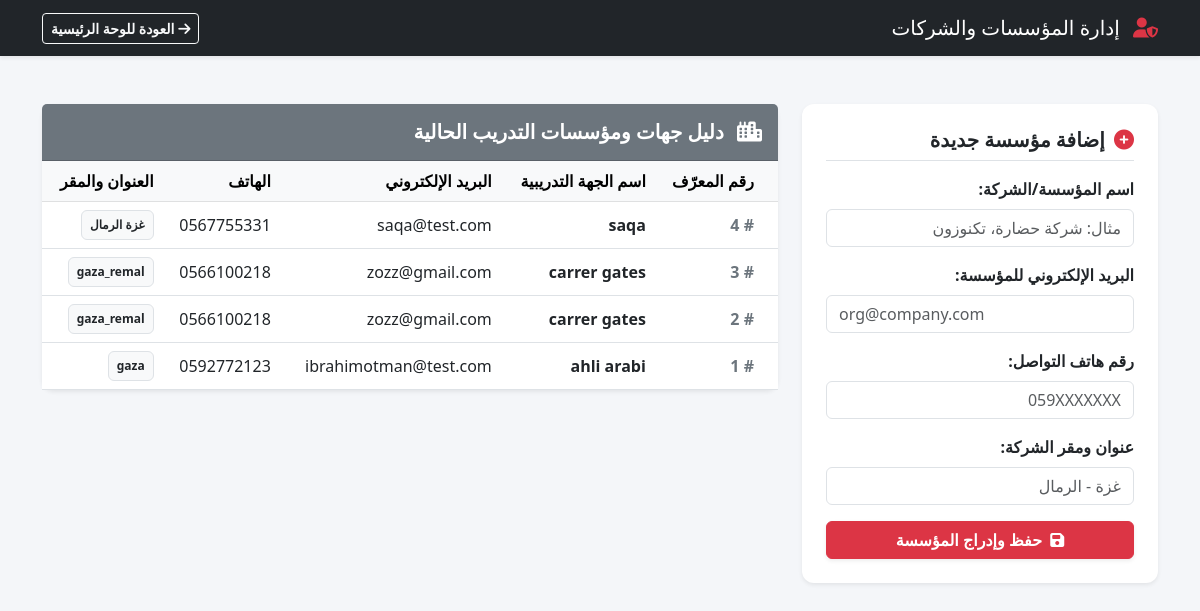
The app's page /fieldTrainingSystem/registrar/manage_organizations.php (signed in) with its own data.
### tables this page shows
CREATE TABLE `organizations` (
  `id` int(11) NOT NULL,
  `organization_name` varchar(255) NOT NULL,
  `department` varchar(255) DEFAULT NULL,
  `supervisor_name` varchar(255) DEFAULT NULL,
  `phone` varchar(20) DEFAULT NULL,
  `email` varchar(150) DEFAULT NULL,
  `address` text DEFAULT NULL
);

### fieldTrainingSystem/registrar/manage_organizations.php (the view, shortened to what this page needs)
<?php
include "../config/db.php";
$orgs_q = $conn->query("SELECT * FROM organizations ORDER BY id DESC");
?>
<!DOCTYPE html>
<html lang="ar" dir="rtl">
<head>
    <link href="https://cdn.jsdelivr.net/npm/bootstrap@5.3.0/dist/css/bootstrap.rtl.min.css" rel="stylesheet">
    <link rel="stylesheet" href="https://cdnjs.cloudflare.com/ajax/libs/font-awesome/6.4.0/css/all.min.css">
</head>
<body>
    <nav class="navbar navbar-expand-lg navbar-dark bg-dark shadow-sm">
        <div class="container">
            <a class="navbar-brand" href="dashboard.php"><i class="fas fa-user-shield text-danger me-2"></i> إدارة المؤسسات والشركات</a>
            <a href="dashboard.php" class="btn btn-outline-light btn-sm fw-bold"><i class="fas fa-arrow-right"></i> العودة للوحة الرئيسية</a>
        </div>
    </nav>
    <div class="container my-5">
        <div class="row g-4">
            <div class="col-lg-4">
                <div class="card card-custom shadow-sm p-4 bg-white">
                    <h5 class="fw-bold text-dark border-bottom pb-2 mb-3"><i class="fas fa-plus-circle text-danger me-1"></i> إضافة مؤسسة جديدة</h5>
                    <form action="" method="POST">
                        <div class="mb-3">
                            <label class="form-label fw-bold">اسم المؤسسة/الشركة:</label>
                            <input type="text" name="organization_name" class="form-control" placeholder="مثال: شركة حضارة، تكنوزون" required>
                        </div>
                        <div class="mb-3">
                            <label class="form-label fw-bold">البريد الإلكتروني للمؤسسة:</label>
                            <input type="email" name="org_email" class="form-control" placeholder="org@company.com">
                        </div>
                        <div class="mb-3">
                            <label class="form-label fw-bold">رقم هاتف التواصل:</label>
                            <input type="text" name="org_phone" class="form-control" placeholder="059XXXXXXX">
                        </div>
                        <div class="mb-3">
                            <label class="form-label fw-bold">عنوان ومقر الشركة:</label>
                            <input type="text" name="org_address" class="form-control" placeholder="غزة - الرمال">
                        </div>
                        <div class="d-grid">
                            <button type="submit" name="add_org" class="btn btn-danger fw-bold shadow-sm">
                                <i class="fas fa-save me-1"></i> حفظ وإدراج المؤسسة
                            </button>
                        </div>
                    </form>
                </div>
            </div>
            <div class="col-lg-8">
                <div class="card card-custom shadow-sm bg-white">
                    <div class="card-header bg-secondary text-white p-3">
                        <h5 class="mb-0 fw-bold"><i class="fas fa-city me-2"></i> دليل جهات ومؤسسات التدريب الحالية</h5>
                    </div>
                    <div class="card-body p-0">
                        <div class="table-responsive">
                            <table class="table table-hover align-middle mb-0">
                                <thead class="table-light">
                                    <tr>
                                        <th class="ps-4">رقم المعرّف</th>
                                        <th>اسم الجهة التدريبية</th>
                                        <th>البريد الإلكتروني</th>
                                        <th>الهاتف</th>
                                        <th>العنوان والمقر</th>
                                    </tr>
                                </thead>
                                <tbody>
                                    <?php if ($orgs_q && $orgs_q->num_rows > 0): ?>
                                        <?php while ($org = $orgs_q->fetch_assoc()): ?>
                                            <tr>
                                                <td class="ps-4 text-secondary fw-bold"># <?php echo $org['id']; ?></td>
                                                <td class="fw-bold text-dark"><?php echo htmlspecialchars($org['organization_name']); ?></td>
                                                <td><?php echo htmlspecialchars($org['email'] ? $org['email'] : 'غير مدخل'); ?></td>
                                                <td><?php echo htmlspecialchars($org['phone'] ? $org['phone'] : 'غير متوفر'); ?></td>
                                                <td><span class="badge bg-light text-dark border p-2"><?php echo htmlspecialchars($org['address'] ? $org['address'] : 'غير محدد'); ?></span></td>
                                            </tr>
                                        <?php endwhile; ?>
                                    <?php else: ?>
                                        <tr>
                                            <td colspan="5" class="text-center py-5 text-muted">لا توجد أي جهات تدريبية مضافة حتى الآن في قاعدة البيانات.</td>
                                        </tr>
                                    <?php endif; ?>
                                </tbody>
                            </table>
                        </div>
                    </div>
                </div>
            </div>
        </div>
    </div>
</body>
</html>

### fieldTrainingSystem/registrar/manage_organizations.php (style rules this page uses)
body { background-color: #f4f6f9; font-family: 'Segoe UI', Tahoma, sans-serif; }
.card-custom { border: none; border-radius: 12px; }

### records on screen
organizations: id "4", organization_name "saqa", email "saqa@test.com", phone "0567755331", address "غزة الرمال"
organizations: id "3", organization_name "carrer gates", email "zozz@gmail.com", phone "0566100218", address "gaza_remal"
organizations: id "2", organization_name "carrer gates", email "zozz@gmail.com", phone "0566100218", address "gaza_remal"
organizations: id "1", organization_name "ahli arabi", email "ibrahimotman@test.com", phone "0592772123", address "gaza"
